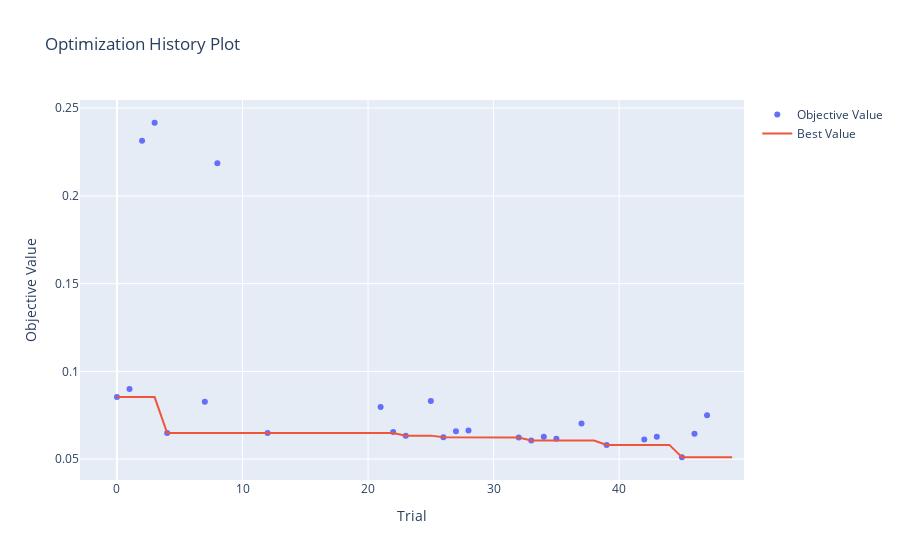

Notebook source saved alongside this figure:
### Code cell
optuna.visualization.plot_optimization_history(study)

### Figure 1 — Plotly figure (JSON) as saved in the notebook; plotly's stock layout.template omitted (floating-point values rounded to 4 significant figures)
{"data": [{"mode": "markers", "name": "Objective Value", "type": "scatter", "x": [0, 1, 2, 3, 4, 7, 8, 12, 21, 22, 23, 25, 26, 27, 28, 32, 33, 34, 35, 37, 39, 42, 43, 45, 46, 47], "y": [0.08534, 0.09002, 0.2313, 0.2417, 0.0649, 0.08272, 0.2186, 0.06493, 0.07973, 0.06543, 0.06339, 0.08306, 0.06245, 0.06593, 0.0663, 0.06226, 0.06063, 0.06268, 0.06164, 0.07023, 0.05812, 0.06112, 0.06272, 0.05107, 0.06445, 0.07497]}, {"mode": "lines", "name": "Best Value", "type": "scatter", "x": [0, 1, 2, 3, 4, 5, 6, 7, 8, 9, 10, 11, 12, 13, 14, 15, 16, 17, 18, 19, 20, 21, 22, 23, 24, 25, 26, 27, 28, 29, 30, 31, 32, 33, 34, 35, 36, 37, 38, 39, 40, 41, 42, 43, 44, 45, 46, 47, 48, 49], "y": [0.08534, 0.08534, 0.08534, 0.08534, 0.0649, 0.0649, 0.0649, 0.0649, 0.0649, 0.0649, 0.0649, 0.0649, 0.0649, 0.0649, 0.0649, 0.0649, 0.0649, 0.0649, 0.0649, 0.0649, 0.0649, 0.0649, 0.0649, 0.06339, 0.06339, 0.06339, 0.06245, 0.06245, 0.06245, 0.06245, 0.06245, 0.06245, 0.06226, 0.06063, 0.06063, 0.06063, 0.06063, 0.06063, 0.06063, 0.05812, 0.05812, 0.05812, 0.05812, 0.05812, 0.05812, 0.05107, 0.05107, 0.05107, 0.05107, 0.05107]}, {"marker": {"color": "#cccccc"}, "mode": "markers", "name": "Infeasible Trial", "showlegend": false, "type": "scatter", "x": [], "y": []}], "layout": {"title": {"text": "Optimization History Plot"}, "xaxis": {"title": {"text": "Trial"}}, "yaxis": {"title": {"text": "Objective Value"}}}}
